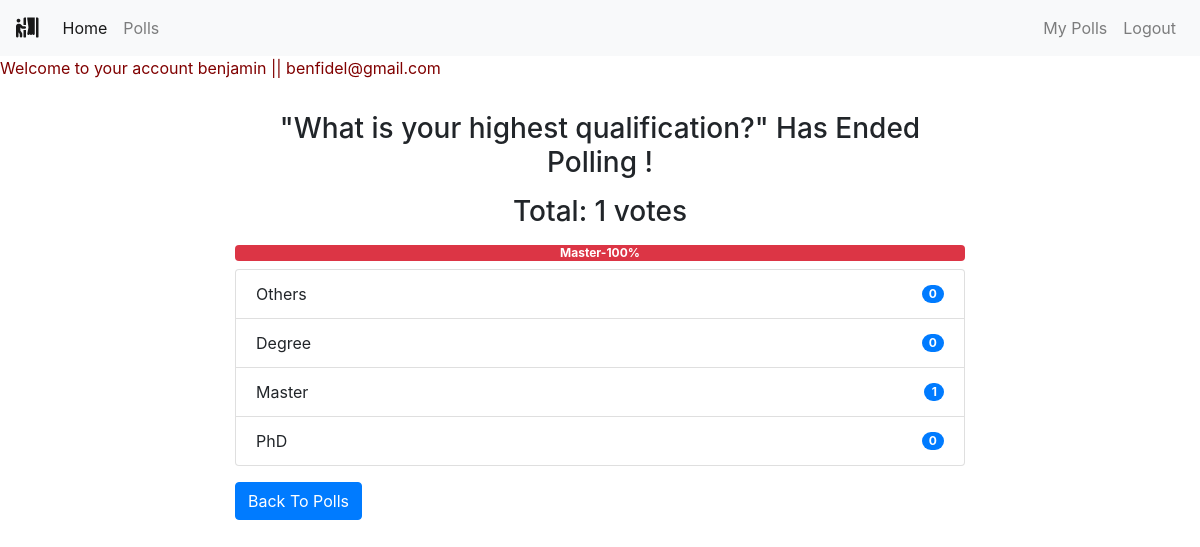
Page /polls/end/2/ (signed in) on the committed database.
### polls/models.py (models this page shows, shortened)
class Poll(models.Model):
    owner = models.ForeignKey(User, on_delete=models.CASCADE)
    text = models.TextField()
    pub_date = models.DateTimeField(default=timezone.now)
    active = models.BooleanField(default=True)
    @property
    def get_vote_count(self):
        return self.vote_set.count()
    def get_result_dict(self):
        res = []
        for choice in self.choice_set.all():
            d = {}
            alert_class = ['primary', 'secondary', 'success',
                           'danger', 'dark', 'warning', 'info']
            d['alert_class'] = secrets.choice(alert_class)
            d['text'] = choice.choice_text
            d['num_votes'] = choice.get_vote_count
            if not self.get_vote_count:
                d['percentage'] = 0
            else:
                d['percentage'] = (choice.get_vote_count /
                                   self.get_vote_count)*100
            res.append(d)
        return res

class Choice(models.Model):
    poll = models.ForeignKey(Poll, on_delete=models.CASCADE)
    choice_text = models.CharField(max_length=255)
    @property
    def get_vote_count(self):
        return self.vote_set.count()

### polls/views.py (the view)
# urls.py: path('end/<int:poll_id>/', views.endpoll, name='end_poll'),
@login_required
def endpoll(request, poll_id):
    poll = get_object_or_404(Poll, pk=poll_id)
    if request.user != poll.owner:
        return redirect('home')
    if poll.active is True:
        poll.active = False
        poll.save()
        return render(request, 'polls/poll_result.html', {'poll': poll})
    else:
        return render(request, 'polls/poll_result.html', {'poll': poll})

### polls/templates/polls/poll_result.html
{% extends 'base.html' %}
{% block content %}
<marquee>
<p align="left" style="color:maroon"> Welcome to your account {{ request.user.username }} || {{request.user.email}} </p></marquee>
<div class="container">
    {% if messages %}
    <div class="messages">
        {% for message in messages %}
        <div {% if message.tags %} class="{{ message.tags }}" {% endif %}>{{ message }}
            <button type="button" class="close" data-dismiss="alert" aria-label="Close">
                <span aria-hidden="true">&times;</span>
            </button>
        </div>
        {% endfor %}
    </div>
    {% else %}
    <div class="row">
        <div class="col-md-8 offset-sm-2">
            {% if poll.active %}
            <h3 class="mt-3 mb-3 text-center">Result for: {{ poll.text }}</h3>
            {% else %}
            <h3 class="mt-3 mb-3 text-center">"{{ poll.text }}" Has Ended Polling !</h3>
            {% endif %}
            <h3 class="mb-2 text-center">Total: {{ poll.get_vote_count }} votes</h3>
            <div class="progress mt-3 mb-2">
                {% for choice in poll.get_result_dict %}
                <div class="progress-bar bg-{{ choice.alert_class }}" role="progressbar" style="width: {{ choice.percentage }}%;"
                    aria-valuenow="30" aria-valuemin="0" aria-valuemax="100"><b>
                        {{choice.text|truncatewords:2}}-{{choice.percentage|floatformat}}%</b>
                </div>
                {% endfor %}
            </div>
            <ul class="list-group">
                {% for choice in poll.choice_set.all %}
                <li class="list-group-item d-flex justify-content-between align-items-center">
                    {{ choice.choice_text }}
                    <span class="badge badge-primary badge-pill">{{ choice.get_vote_count }}</span>
                </li>
                {% endfor %}
            </ul>
            {% endif %}
            <a class="btn btn-primary mt-3" href="{% url 'polls:list' %}" role="button">Back To Polls</a>
        </div>
    </div>
</div>
{% endblock content %}

### rows in the picture
Poll: text "What is your highest qualification?", get_vote_count "1"
Choice: text "Master", choice_text "Master", get_vote_count "1"
Choice: choice_text "Others", get_vote_count "0"
Choice: choice_text "Degree", get_vote_count "0"
Choice: choice_text "PhD", get_vote_count "0"

### other values in the picture
{{ request.user.username }} "benjamin"
{{ request.user.email }} "benfidel@gmail.com"
{{ choice.percentage|floatformat }} "100"
